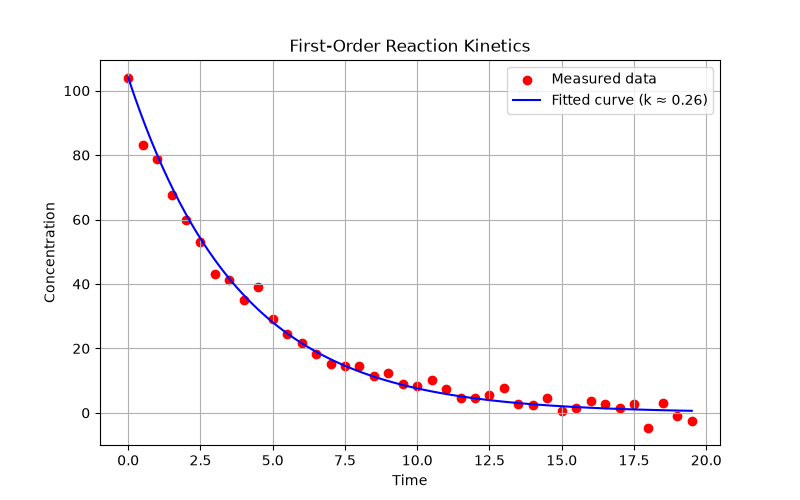

Generate this figure with Python:
"""
PW2 Lab B Part 3 -- fit a reaction's rate constant to measured data.

A first-order reaction decays as  C(t) = C0 * exp(-k*t).  You have noisy
concentration-vs-time measurements; find the k that best matches them.
Complete the TODOs. Run:  python kinetics.py
"""
import numpy as np
import matplotlib.pyplot as plt
from scipy.optimize import minimize

# TODO 1: read kinetics.csv (columns time, concentration) into arrays t, C.
#         Set C0 = the first concentration.

data = np.loadtxt('kinetics.csv', delimiter=',', skiprows=1)
t = data[:, 0]
C = data[:, 1]
C0 = C[0]

# TODO 2: write total_error(k) = sum of (measured - C0*exp(-k*t))^2.
#         This is the "how bad" number: small when the model matches the data.
def error(k):
    a = np.sum((C - C0 * np.exp(-k * t)) ** 2)
    return a

# TODO 3: minimise total_error with scipy.optimize.minimize (method "SLSQP",
#         bounds [(0, 5)], start x0=0.5). Print the fitted k.
a = minimize(error, x0=0.5, method="SLSQP", bounds=[(0, 5)])
result = a.x[0]
print(result)
# TODO 4: plot the measured data (points) and your fitted curve (line) together.
#         Save as kinetics.png.
plt.figure(figsize=(8, 5))
plt.scatter(t, C, color='red', label='Measured data')

t_curve = np.linspace(t.min(), t.max(), 100)
C_curve = C0 * np.exp(-result * t_curve)
plt.plot(t_curve, C_curve, color='blue', label=f'Fitted curve (k ≈ {result:.2f})')

plt.xlabel('Time')
plt.ylabel('Concentration')
plt.title('First-Order Reaction Kinetics')
plt.legend()
plt.grid(True)
plt.savefig('kinetics.png')
plt.close()
